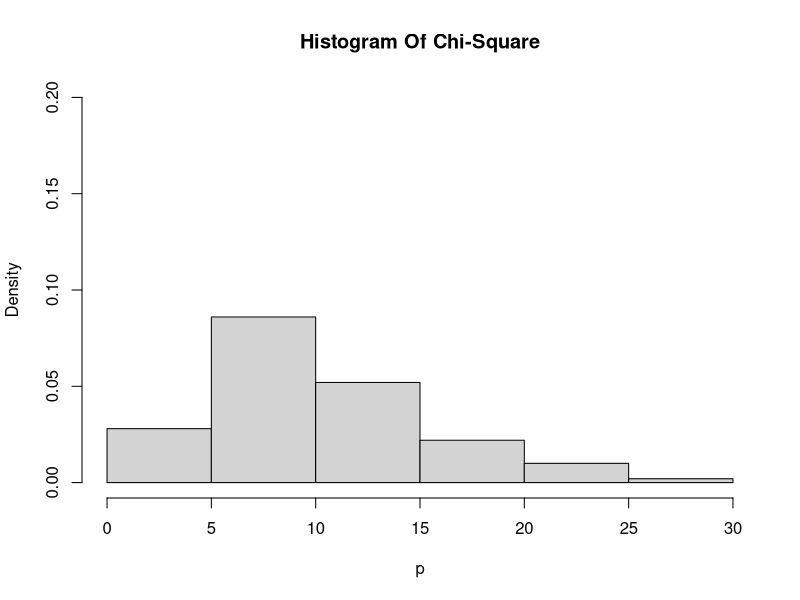

R code for this plot:
#Soal 4

#soal 4.a
x = 2
df = 10

dchisq(x, df)

# Soal 4.b
p <- rchisq(100,df)

hist(p,
     freq = FALSE,
     xlim = c(0,30),
     ylim = c(0,0.2),
     main = "Histogram Of Chi-Square")

#soal 4.C
rataan = df
rataan

varian = 2 * df
varian

